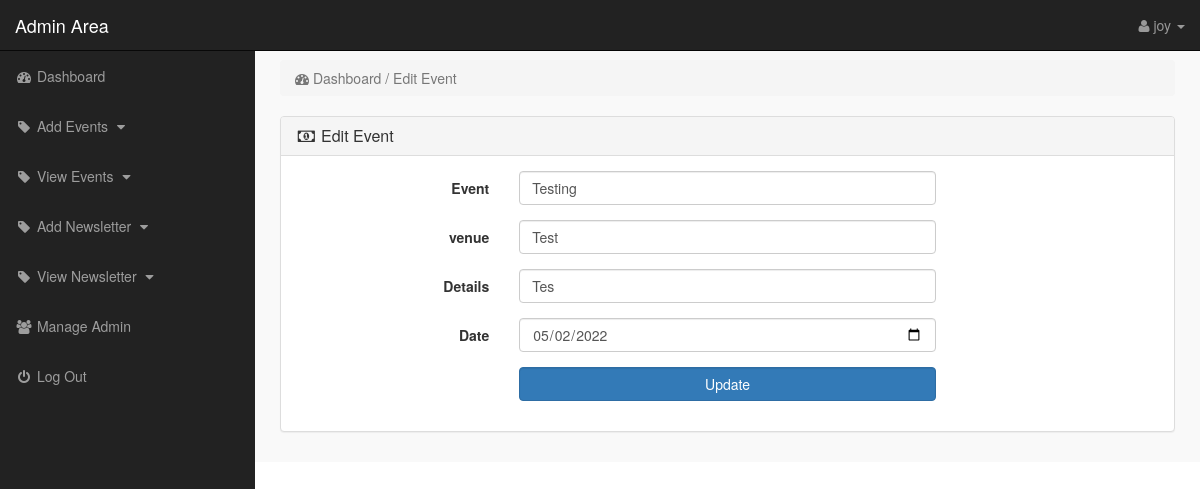
/admin/index.php?edit_event=4 (signed in), run on the app's committed database.
### tables this page shows
CREATE TABLE `events` (
  `id` int(10) NOT NULL,
  `event` varchar(255) NOT NULL,
  `venue` varchar(255) NOT NULL,
  `details` varchar(255) NOT NULL,
  `date` date NOT NULL
);

### admin/edit_event.php (the view, shortened to what this page needs)
<?php
    if(!isset($_SESSION['email'])){
        echo "<script>window.open('login.php','_self')</script>";
    }else{
?>
<?php
    if(isset($_GET['edit_event'])){
        $edit_id = $_GET['edit_event'];
        $get_event = "select * from events where id='$edit_id'";
        $run_edit = mysqli_query($con,$get_event);
        $row_edit = mysqli_fetch_array($run_edit);
        $event = $row_edit['event'];
        $venue = $row_edit['venue'];
        $details = $row_edit['details'];
        $date = $row_edit['date'];
    }
?>
<!DOCTYPE html>
<html lang="en">
<head>
</head>
<body>
<div class="row">
    <div class="col-lg-12">
        <ol class="breadcrumb">
            <li class="active">
                <i class="fa fa-dashboard"></i> Dashboard / Edit Event
            </li>
        </ol>
    </div>
</div>
<div class="row">
    <div class="col-lg-12">
        <div class="panel panel-default">
           <div class="panel-heading">
               <h3 class="panel-title">
                   <i class="fa fa-money fa-fw"></i> Edit Event
               </h3>
           </div>
           <div class="panel-body">
               <form method="post" class="form-horizontal" enctype="multipart/form-data">
                   <div class="form-group">
                      <label class="col-md-3 control-label"> Event </label>
                      <div class="col-md-6">
                          <input name="event" type="text" class="form-control" required value="<?php echo $event; ?>">
                      </div>
                   </div>
                  <div class="form-group">
                      <label class="col-md-3 control-label"> venue </label>
                      <div class="col-md-6">
                          <input name="venue" type="text" class="form-control" required value="<?php echo $venue; ?>">
                      </div>
                   </div>
                  <div class="form-group">
                      <label class="col-md-3 control-label"> Details </label>
                      <div class="col-md-6">
                          <input name="details" type="text" class="form-control" required value="<?php echo $details; ?>">
                      </div>
                   </div>
                  <div class="form-group">
                      <label class="col-md-3 control-label"> Date </label>
                      <div class="col-md-6">
                          <input name="event" type="date" class="form-control" required value="<?php echo $date; ?>">
                      </div>
                   </div>
                   <div class="form-group">
                      <label class="col-md-3 control-label"></label>
                      <div class="col-md-6">
                          <input name="update" value="Update" type="submit" class="btn btn-primary form-control">
                      </div>
                   </div>
               </form>
           </div>
        </div>
    </div>
</div>
</body>
</html>
<?php } ?>

### admin/includes/sidebar.php (shortened to what this page needs)
<?php
    if(!isset($_SESSION['email'])){
        echo "<script>window.open('login.php','_self')</script>";
    }else{
?>
<nav class="navbar navbar-inverse navbar-fixed-top">
    <div class="navbar-header">
        <a href="index.php?dashboard" class="navbar-brand">Admin Area</a>
    </div>
    <ul class="nav navbar-right top-nav">
        <li class="dropdown">
            <a href="#" class="dropdown-toggle" data-toggle="dropdown">
                <i class="fa fa-user"></i> <?php echo $admin_name;  ?> <b class="caret"></b>
            </a>
        </li>
    </ul>
    <div class="collapse navbar-collapse navbar-ex1-collapse">
        <ul class="nav navbar-nav side-nav">
            <li>
                <a href="index.php?dashboard">
                        <i class="fa fa-fw fa-dashboard"></i> Dashboard
                </a>
            </li>
            <li>
                <a href="index.php?add_events" >
                        <i class="fa fa-fw fa-tag"></i> Add Events
                        <i class="fa fa-fw fa-caret-down"></i>
                </a>
            </li>
            <li>
                <a href="index.php?view_events" >
                        <i class="fa fa-fw fa-tag"></i> View Events
                        <i class="fa fa-fw fa-caret-down"></i>
                </a>
            </li>
            <li>
                <a href="index.php?add_newsletter" >
                        <i class="fa fa-fw fa-tag"></i> Add Newsletter
                        <i class="fa fa-fw fa-caret-down"></i>
                </a>
            </li>
            <li>
                <a href="index.php?view_newsletter" >
                        <i class="fa fa-fw fa-tag"></i> View Newsletter
                        <i class="fa fa-fw fa-caret-down"></i>
                </a>
            </li>
            <li>
                <a href="#">
                    <i class="fa fa-fw fa-users"></i> Manage Admin
                </a>
            </li>
            <li>
                <a href="logout.php">
                  <i class="fa fa-fw fa-power-off"></i> Log Out
                </a>
            </li>
        </ul>
    </div>
</nav>
<?php } ?>

### admin/CSS/style.css (style rules this page uses)
body { margin-top: 100px; }
@media (min-width: 768px) { body { margin-top: 50px; } }
.top-nav { padding: 0 15px; }
.top-nav>li { float: left; display: inline-block; }
.top-nav>li>a { color: #999999; line-height: 20px; padding-top: 15px; padding-bottom: 15px; }
@media (min-width: 768px) { .side-nav { position: fixed; top: 51px; bottom: 0; width: 255px; overflow-y: auto; overflow-x: hidden; background-color: #222222; padding-bottom: 40px; border-radius: 0; } }
@media (min-width: 768px) { .side-nav>li>a { width: 255px; } }
.panel-body { border-radius: 5px; }

### data on the page
events: event "Testing", venue "Test", details "Tes", event "05/02/2022"

### other printed values
$admin_name "joy"
